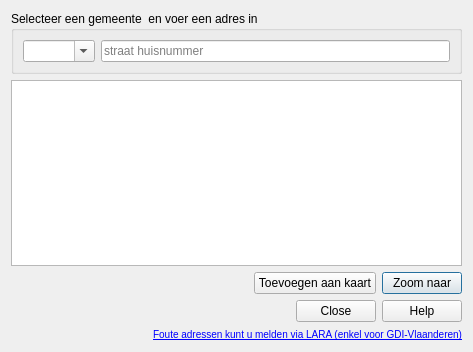
<?xml version="1.0" encoding="UTF-8"?>
<ui version="4.0">
 <author>Kay Warrie</author>
 <class>geopunt4Qgis</class>
 <widget class="QDialog" name="geopunt4Qgis">
  <property name="geometry">
   <rect>
    <x>0</x>
    <y>0</y>
    <width>473</width>
    <height>352</height>
   </rect>
  </property>
  <property name="windowTitle">
   <string>Zoek een adres via Geopunt </string>
  </property>
  <property name="windowIcon">
   <iconset resource="resources.qrc">
    <normaloff>:/plugins/geopunt4Qgis/images/geopuntAddressSmall.png</normaloff>:/plugins/geopunt4Qgis/images/geopuntAddressSmall.png</iconset>
  </property>
  <layout class="QVBoxLayout" name="verticalLayout">
   <item>
    <widget class="QGroupBox" name="inputBox">
     <property name="title">
      <string>Selecteer een gemeente  en voer een adres in</string>
     </property>
     <layout class="QHBoxLayout" name="horizontalLayout">
      <item>
       <widget class="QComboBox" name="gemeenteBox">
        <property name="editable">
         <bool>true</bool>
        </property>
       </widget>
      </item>
      <item>
       <widget class="QLineEdit" name="zoekText">
        <property name="placeholderText">
         <string>straat huisnummer</string>
        </property>
       </widget>
      </item>
     </layout>
    </widget>
   </item>
   <item>
    <widget class="QListWidget" name="resultLijst"/>
   </item>
   <item>
    <layout class="QHBoxLayout" name="horizontalLayout_2">
     <item>
      <spacer name="horizontalSpacer">
       <property name="orientation">
        <enum>Qt::Horizontal</enum>
       </property>
       <property name="sizeHint" stdset="0">
        <size>
         <width>40</width>
         <height>20</height>
        </size>
       </property>
      </spacer>
     </item>
     <item>
      <widget class="QPushButton" name="Add2mapKnop">
       <property name="text">
        <string>Toevoegen aan kaart</string>
       </property>
       <property name="autoDefault">
        <bool>false</bool>
       </property>
      </widget>
     </item>
     <item>
      <widget class="QPushButton" name="ZoomKnop">
       <property name="text">
        <string>Zoom naar</string>
       </property>
      </widget>
     </item>
    </layout>
   </item>
   <item>
    <layout class="QHBoxLayout" name="horizontalLayout_3">
     <item>
      <spacer name="horizontalSpacer_2">
       <property name="orientation">
        <enum>Qt::Horizontal</enum>
       </property>
       <property name="sizeHint" stdset="0">
        <size>
         <width>40</width>
         <height>20</height>
        </size>
       </property>
      </spacer>
     </item>
     <item>
      <widget class="QDialogButtonBox" name="buttonBox">
       <property name="sizePolicy">
        <sizepolicy hsizetype="Maximum" vsizetype="Fixed">
         <horstretch>0</horstretch>
         <verstretch>0</verstretch>
        </sizepolicy>
       </property>
       <property name="orientation">
        <enum>Qt::Horizontal</enum>
       </property>
       <property name="standardButtons">
        <set>QDialogButtonBox::Close|QDialogButtonBox::Help</set>
       </property>
       <property name="centerButtons">
        <bool>false</bool>
       </property>
      </widget>
     </item>
    </layout>
   </item>
   <item>
    <widget class="QLabel" name="laraLbl">
     <property name="text">
      <string>&lt;small&gt;&lt;a href=&quot;http://crab.agiv.be/Lara&quot;&gt;Foute adressen kunt u melden via LARA (enkel voor GDI-Vlaanderen)&lt;/a&gt;&lt;/small&gt;</string>
     </property>
     <property name="alignment">
      <set>Qt::AlignBottom|Qt::AlignRight|Qt::AlignTrailing</set>
     </property>
     <property name="margin">
      <number>-1</number>
     </property>
     <property name="openExternalLinks">
      <bool>true</bool>
     </property>
    </widget>
   </item>
  </layout>
  <zorder>inputBox</zorder>
  <zorder>resultLijst</zorder>
  <zorder>laraLbl</zorder>
  <zorder></zorder>
  <zorder></zorder>
 </widget>
 <resources>
  <include location="resources.qrc"/>
 </resources>
 <connections>
  <connection>
   <sender>buttonBox</sender>
   <signal>accepted()</signal>
   <receiver>geopunt4Qgis</receiver>
   <slot>close()</slot>
   <hints>
    <hint type="sourcelabel">
     <x>239</x>
     <y>342</y>
    </hint>
    <hint type="destinationlabel">
     <x>239</x>
     <y>179</y>
    </hint>
   </hints>
  </connection>
  <connection>
   <sender>buttonBox</sender>
   <signal>rejected()</signal>
   <receiver>geopunt4Qgis</receiver>
   <slot>close()</slot>
   <hints>
    <hint type="sourcelabel">
     <x>239</x>
     <y>342</y>
    </hint>
    <hint type="destinationlabel">
     <x>239</x>
     <y>179</y>
    </hint>
   </hints>
  </connection>
 </connections>
</ui>
